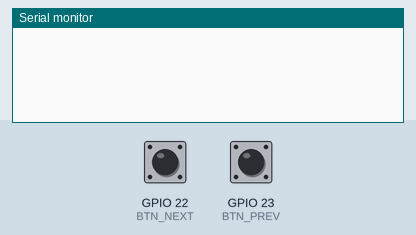
Recording of a program running on a simulated ESP32. Shown: the last lines printed to the serial monitor. The test bench sets the inputs (shaded band); at power-on: GPIO 22 (BTN_NEXT) HIGH, GPIO 23 (BTN_PREV) HIGH. USB keyboard and mouse output is not drawn.

Above: at 1.2 s.
1.3 s: GPIO 22 (BTN_NEXT) pulled LOW for 0.15 s
At 2.2 s:
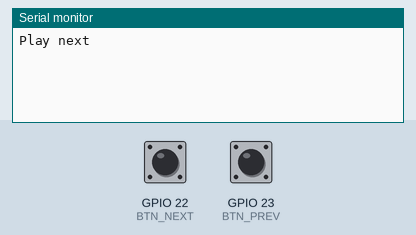
2.9 s: GPIO 23 (BTN_PREV) pulled LOW for 0.15 s
At 3.4 s:
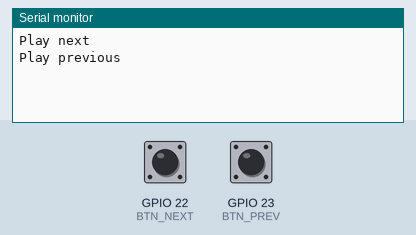

The program:

main.cpp
```cpp
/**
 * By Mwangi Gregory
 *
 * This code configures the ESP32 as a Bluetooth keyboard. In this case, the
 * ESP32 will act as a media controller, sending the commands to play the next
 * or previous track. This is possible due to the widely implemented HID
 * protocol that is used to interface devices used by humans, such as keyboards,
 * mice, and joysticks with a computer system.
 * The ESP32 will be connected to two buttons, one to play the next track and
 * the other to play the previous track.
 * The ESP32 will be connected to the computer or phone via Bluetooth, and the
 * commands will be sent to the computer as if they were coming from a keyboard.
 *
*/
#include <Arduino.h>
#include <BleKeyboard.h>
#define BTN_NEXT 22
#define BTN_PREV 23

byte playNextPrevState = 1;
byte playPreviousPrevState = 1;
byte playNextState = 1;
byte playPrevState = 1;

BleKeyboard bleKeyboard;

void setup() {
  Serial.begin(115200);
  bleKeyboard.begin();
  pinMode(BTN_NEXT, INPUT_PULLUP);
  pinMode(BTN_PREV, INPUT_PULLUP);
}

void loop() {
  playNextState = digitalRead(BTN_NEXT);
  playPrevState = digitalRead(BTN_PREV);

  if (playNextState == LOW) {
    if (playNextState == LOW && playNextPrevState == HIGH) { // debounce
      if (bleKeyboard.isConnected()) {
        Serial.println("Play next");
        bleKeyboard.write(KEY_MEDIA_NEXT_TRACK);
      } else {
        Serial.println("Bluetooth not connected...");
      }
      playNextPrevState = playNextState;
    }
  } else {
    playNextPrevState = playNextState;
  }

  if (playPrevState == LOW) {
    if (playPrevState == LOW && playPreviousPrevState == HIGH) { // debounce
      if (bleKeyboard.isConnected()) {
        Serial.println("Play previous");
        bleKeyboard.write(KEY_MEDIA_PREVIOUS_TRACK);
      } else {
        Serial.println("Bluetooth not connected...");
      }
      playPreviousPrevState = playPrevState;
    }
  } else {
    playPreviousPrevState = playPrevState;
  }

}
```

Measured:
- after the input at 1.3 s, the serial monitor: prints a new line at once (image 1)
- after the input at 2.9 s, the serial monitor: prints a new line at once (image 2)
